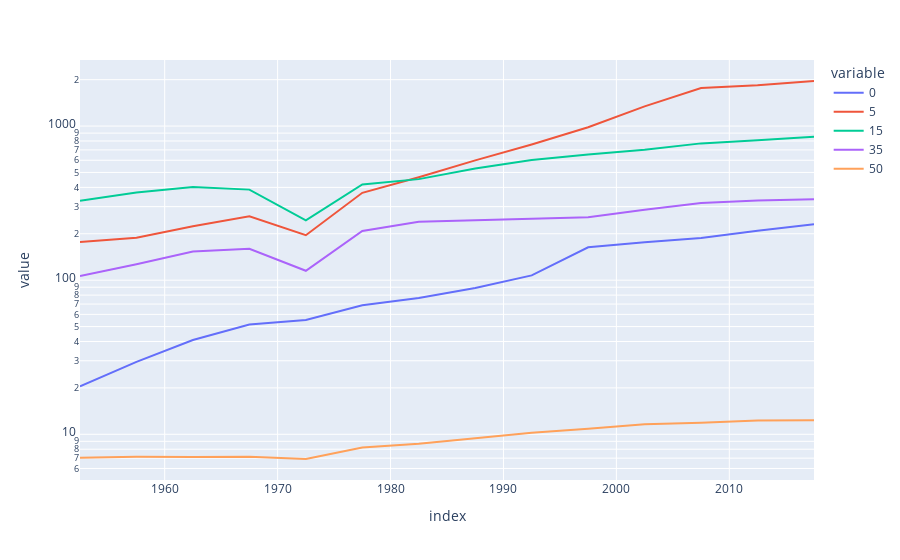

Notebook source saved alongside this figure:
### Markdown cell above
### Life expectancy

### Code cell
# Currently used in model:
death_rates_from_db = get_death_rates_by_agegroup(modelled_age_groups, "VNM")
death_rates_df = pd.DataFrame(death_rates_from_db[0], index=death_rates_from_db[1])
life_exp_at_age_df = 1.0 / death_rates_df
death_rates_df.plot()
life_exp_at_age_df.plot(log_y=True)

### Figure 1 — Plotly figure (JSON) as saved in the notebook; plotly's stock layout.template omitted (floating-point values rounded to 4 significant figures)
{"data": [{"hovertemplate": "variable=0<br>index=%{x}<br>value=%{y}<extra></extra>", "legendgroup": "0", "line": {"color": "#636efa", "dash": "solid"}, "marker": {"symbol": "circle"}, "mode": "lines", "name": "0", "orientation": "v", "showlegend": true, "type": "scatter", "x": [1952.0, 1958.0, 1962.0, 1968.0, 1972.0, 1978.0, 1982.0, 1988.0, 1992.0, 1998.0, 2002.0, 2008.0, 2012.0, 2018.0], "xaxis": "x", "y": [20.44, 29.48, 40.93, 51.52, 55.1, 68.8, 76.71, 88.86, 107.4, 163.4, 176.1, 187.5, 209.0, 230.7], "yaxis": "y"}, {"hovertemplate": "variable=5<br>index=%{x}<br>value=%{y}<extra></extra>", "legendgroup": "5", "line": {"color": "#EF553B", "dash": "solid"}, "marker": {"symbol": "circle"}, "mode": "lines", "name": "5", "orientation": "v", "showlegend": true, "type": "scatter", "x": [1952.0, 1958.0, 1962.0, 1968.0, 1972.0, 1978.0, 1982.0, 1988.0, 1992.0, 1998.0, 2002.0, 2008.0, 2012.0, 2018.0], "xaxis": "x", "y": [176.8, 188.8, 223.9, 260.0, 195.8, 368.8, 465.7, 599.1, 759.6, 982.1, 1343.0, 1767.0, 1838.0, 1961.0], "yaxis": "y"}, {"hovertemplate": "variable=15<br>index=%{x}<br>value=%{y}<extra></extra>", "legendgroup": "15", "line": {"color": "#00cc96", "dash": "solid"}, "marker": {"symbol": "circle"}, "mode": "lines", "name": "15", "orientation": "v", "showlegend": true, "type": "scatter", "x": [1952.0, 1958.0, 1962.0, 1968.0, 1972.0, 1978.0, 1982.0, 1988.0, 1992.0, 1998.0, 2002.0, 2008.0, 2012.0, 2018.0], "xaxis": "x", "y": [327.7, 370.3, 401.6, 386.9, 244.6, 417.9, 452.5, 530.4, 603.1, 654.6, 700.7, 772.0, 809.3, 852.5], "yaxis": "y"}, {"hovertemplate": "variable=35<br>index=%{x}<br>value=%{y}<extra></extra>", "legendgroup": "35", "line": {"color": "#ab63fa", "dash": "solid"}, "marker": {"symbol": "circle"}, "mode": "lines", "name": "35", "orientation": "v", "showlegend": true, "type": "scatter", "x": [1952.0, 1958.0, 1962.0, 1968.0, 1972.0, 1978.0, 1982.0, 1988.0, 1992.0, 1998.0, 2002.0, 2008.0, 2012.0, 2018.0], "xaxis": "x", "y": [106.5, 126.7, 153.4, 159.7, 115.1, 208.7, 239.3, 244.3, 248.1, 255.9, 286.6, 316.9, 328.9, 335.5], "yaxis": "y"}, {"hovertemplate": "variable=50<br>index=%{x}<br>value=%{y}<extra></extra>", "legendgroup": "50", "line": {"color": "#FFA15A", "dash": "solid"}, "marker": {"symbol": "circle"}, "mode": "lines", "name": "50", "orientation": "v", "showlegend": true, "type": "scatter", "x": [1952.0, 1958.0, 1962.0, 1968.0, 1972.0, 1978.0, 1982.0, 1988.0, 1992.0, 1998.0, 2002.0, 2008.0, 2012.0, 2018.0], "xaxis": "x", "y": [7.056, 7.14, 7.117, 7.147, 6.913, 8.197, 8.697, 9.417, 10.23, 10.88, 11.62, 11.86, 12.3, 12.33], "yaxis": "y"}], "layout": {"legend": {"title": {"text": "variable"}, "tracegroupgap": 0}, "margin": {"t": 60}, "xaxis": {"anchor": "y", "domain": [0, 1], "title": {"text": "index"}}, "yaxis": {"anchor": "x", "domain": [0, 1], "title": {"text": "value"}, "type": "log"}}}
